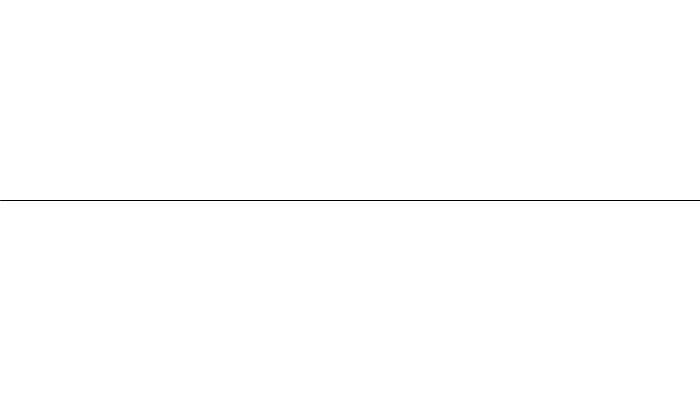
Frame 1 (no input)
Frame 60 (the mouse pressed at the canvas centre just before this capture): identical to frame 1, image omitted
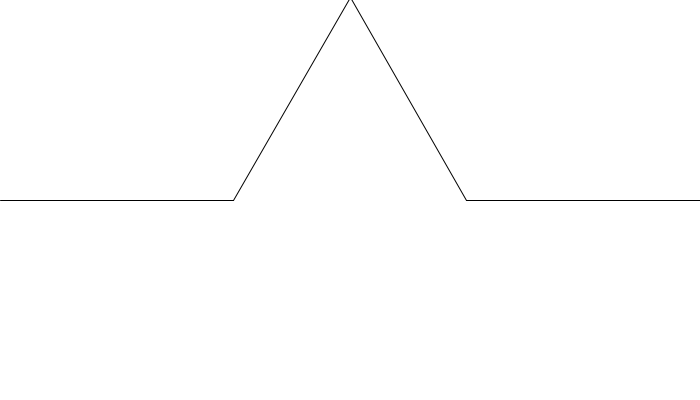
Frame 120 (the mouse held since frame 60 and released just before this capture)

The Processing sketch that drew these frames (run headless with seeded random() and noise(); from frame 60 on, the mouse is pressed at the canvas centre):

// Processing sketch: N08_koch_curve
// ── N08_koch_curve.pde
ArrayList<KochLine> lines;

void setup() {
  size(700, 400);
  lines = new ArrayList<KochLine>();

  PVector start = new PVector(0, height/2);
  PVector end = new PVector(width, height/2);

  lines.add(new KochLine(start, end));
}

void draw() {
  background(255);
  println(lines.size());

  for(KochLine k: lines) {
    k.display();
  }
}


void mousePressed() {
  ArrayList next = new ArrayList<KochLine>();

  for(KochLine k: lines) {
    PVector a = k.kochA();
    PVector b = k.kochB();
    PVector c = k.kochC();
    PVector d = k.kochD();
    PVector e = k.kochE();

    next.add(new KochLine(a, b));
    next.add(new KochLine(b, c));
    next.add(new KochLine(c, d));
    next.add(new KochLine(d, e));
  }

  lines = next;
}

// ── KochLine.pde
class KochLine {
  PVector start, end;

  KochLine(PVector _start, PVector _end) {
    start = _start.get();
    end = _end.get();
  }

  void display() {
    line(start.x, start.y, end.x, end.y);
  }

  PVector kochA() {
    return start.get();
  }

  PVector kochB() {
    PVector v = PVector.sub(end, start);
    v.div(3);
    v.add(start);
    return v;
  }

  PVector kochC() {
    PVector a = start.get();
    PVector v = PVector.sub(end, start);
    v.div(3);
    a.add(v);

    v.rotate(-radians(60));
    a.add(v);

    return a;
  }

  PVector kochD() {
    PVector v = PVector.sub(end, start);
    v.mult(2/3f);
    v.add(start);
    return v;
  }

  PVector kochE() {
    return end.get();
  }
}
